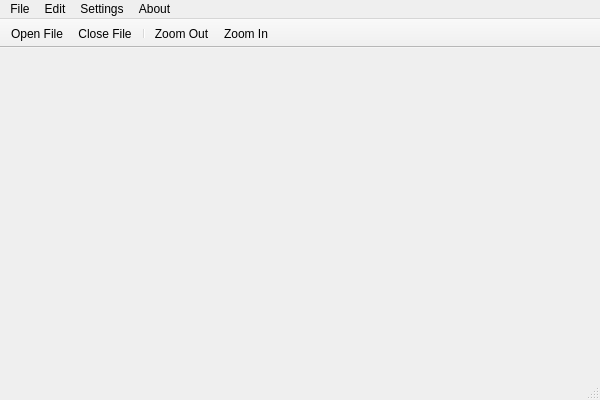
<?xml version="1.0" encoding="UTF-8"?>
<ui version="4.0">
 <class>MainWindow</class>
 <widget class="QMainWindow" name="MainWindow">
  <property name="enabled">
   <bool>true</bool>
  </property>
  <property name="geometry">
   <rect>
    <x>0</x>
    <y>0</y>
    <width>600</width>
    <height>400</height>
   </rect>
  </property>
  <property name="focusPolicy">
   <enum>Qt::NoFocus</enum>
  </property>
  <property name="contextMenuPolicy">
   <enum>Qt::NoContextMenu</enum>
  </property>
  <property name="acceptDrops">
   <bool>true</bool>
  </property>
  <property name="windowTitle">
   <string extracomment="application name">File Monitor</string>
  </property>
  <property name="toolButtonStyle">
   <enum>Qt::ToolButtonIconOnly</enum>
  </property>
  <property name="animated">
   <bool>false</bool>
  </property>
  <property name="documentMode">
   <bool>false</bool>
  </property>
  <property name="unifiedTitleAndToolBarOnMac">
   <bool>false</bool>
  </property>
  <widget class="QWidget" name="central_widget"/>
  <widget class="QStatusBar" name="status_bar">
   <property name="contextMenuPolicy">
    <enum>Qt::NoContextMenu</enum>
   </property>
  </widget>
  <widget class="QToolBar" name="tool_bar">
   <property name="windowTitle">
    <string>Toolbar</string>
   </property>
   <property name="movable">
    <bool>false</bool>
   </property>
   <property name="allowedAreas">
    <set>Qt::NoToolBarArea</set>
   </property>
   <property name="floatable">
    <bool>false</bool>
   </property>
   <attribute name="toolBarArea">
    <enum>TopToolBarArea</enum>
   </attribute>
   <attribute name="toolBarBreak">
    <bool>false</bool>
   </attribute>
   <addaction name="action_file_open"/>
   <addaction name="action_file_close"/>
   <addaction name="separator"/>
   <addaction name="action_file_zoom_out"/>
   <addaction name="action_file_zoom_in"/>
  </widget>
  <widget class="QMenuBar" name="menuBar">
   <property name="geometry">
    <rect>
     <x>0</x>
     <y>0</y>
     <width>600</width>
     <height>21</height>
    </rect>
   </property>
   <widget class="QMenu" name="menu_file">
    <property name="title">
     <string>File</string>
    </property>
    <addaction name="action_file_open"/>
    <addaction name="action_file_close"/>
    <addaction name="separator"/>
    <addaction name="action_save_session"/>
    <addaction name="action_restore_session"/>
   </widget>
   <widget class="QMenu" name="menu_edit">
    <property name="title">
     <string>Edit</string>
    </property>
    <addaction name="action_file_zoom_in"/>
    <addaction name="action_file_zoom_out"/>
   </widget>
   <widget class="QMenu" name="menu_settings">
    <property name="title">
     <string>Settings</string>
    </property>
    <widget class="QMenu" name="menu_images">
     <property name="title">
      <string>Images</string>
     </property>
     <property name="icon">
      <iconset resource="../resources.qrc">
       <normaloff>:/icons/image.png</normaloff>:/icons/image.png</iconset>
     </property>
     <addaction name="action_transparent_background"/>
    </widget>
    <widget class="QMenu" name="menu_text">
     <property name="title">
      <string>Text</string>
     </property>
     <property name="icon">
      <iconset resource="../resources.qrc">
       <normaloff>:/icons/text.png</normaloff>:/icons/text.png</iconset>
     </property>
     <addaction name="action_word_wrap"/>
     <addaction name="action_indent_xml"/>
    </widget>
    <widget class="QMenu" name="menu_common">
     <property name="title">
      <string>Common</string>
     </property>
     <property name="icon">
      <iconset resource="../resources.qrc">
       <normaloff>:/icons/common.png</normaloff>:/icons/common.png</iconset>
     </property>
     <addaction name="action_jump_to_change"/>
     <addaction name="action_close_deleted_files"/>
    </widget>
    <addaction name="menu_images"/>
    <addaction name="menu_text"/>
    <addaction name="menu_common"/>
   </widget>
   <widget class="QMenu" name="menu_about">
    <property name="title">
     <string>About</string>
    </property>
    <addaction name="action_about_file_monitor"/>
   </widget>
   <addaction name="menu_file"/>
   <addaction name="menu_edit"/>
   <addaction name="menu_settings"/>
   <addaction name="menu_about"/>
  </widget>
  <action name="action_file_open">
   <property name="icon">
    <iconset resource="../resources.qrc">
     <normaloff>:/icons/file_open.png</normaloff>:/icons/file_open.png</iconset>
   </property>
   <property name="text">
    <string>&amp;Open File</string>
   </property>
   <property name="statusTip">
    <string>Open a new file.</string>
   </property>
   <property name="shortcut">
    <string>Ctrl+O</string>
   </property>
  </action>
  <action name="action_file_close">
   <property name="icon">
    <iconset resource="../resources.qrc">
     <normaloff>:/icons/file_close.png</normaloff>:/icons/file_close.png</iconset>
   </property>
   <property name="text">
    <string>&amp;Close File</string>
   </property>
   <property name="statusTip">
    <string>Close the current file.</string>
   </property>
   <property name="shortcut">
    <string>Ctrl+W</string>
   </property>
  </action>
  <action name="action_file_zoom_in">
   <property name="icon">
    <iconset resource="../resources.qrc">
     <normaloff>:/icons/file_zoom_in.png</normaloff>:/icons/file_zoom_in.png</iconset>
   </property>
   <property name="text">
    <string>Zoom In</string>
   </property>
   <property name="statusTip">
    <string>Zoom into the current file.</string>
   </property>
   <property name="shortcut">
    <string>Ctrl+=</string>
   </property>
  </action>
  <action name="action_file_zoom_out">
   <property name="icon">
    <iconset resource="../resources.qrc">
     <normaloff>:/icons/file_zoom_out.png</normaloff>:/icons/file_zoom_out.png</iconset>
   </property>
   <property name="text">
    <string>Zoom Out</string>
   </property>
   <property name="statusTip">
    <string>Zoom out of the current file.</string>
   </property>
   <property name="shortcut">
    <string>Ctrl+-</string>
   </property>
  </action>
  <action name="action_about_file_monitor">
   <property name="icon">
    <iconset resource="../resources.qrc">
     <normaloff>:/icons/about.png</normaloff>:/icons/about.png</iconset>
   </property>
   <property name="text">
    <string>About File Monitor</string>
   </property>
  </action>
  <action name="action_transparent_background">
   <property name="checkable">
    <bool>true</bool>
   </property>
   <property name="checked">
    <bool>true</bool>
   </property>
   <property name="text">
    <string>Transparent Background</string>
   </property>
  </action>
  <action name="action_word_wrap">
   <property name="checkable">
    <bool>true</bool>
   </property>
   <property name="text">
    <string>Word Wrap</string>
   </property>
  </action>
  <action name="action_save_session">
   <property name="icon">
    <iconset resource="../resources.qrc">
     <normaloff>:/icons/session_save.png</normaloff>:/icons/session_save.png</iconset>
   </property>
   <property name="text">
    <string>Save Session</string>
   </property>
   <property name="shortcut">
    <string>Ctrl+S</string>
   </property>
  </action>
  <action name="action_restore_session">
   <property name="icon">
    <iconset resource="../resources.qrc">
     <normaloff>:/icons/session_load.png</normaloff>:/icons/session_load.png</iconset>
   </property>
   <property name="text">
    <string>Restore Session</string>
   </property>
   <property name="shortcut">
    <string>Ctrl+R</string>
   </property>
  </action>
  <action name="action_close_deleted_files">
   <property name="checkable">
    <bool>true</bool>
   </property>
   <property name="text">
    <string>Close Deleted Files</string>
   </property>
  </action>
  <action name="action_jump_to_change">
   <property name="checkable">
    <bool>true</bool>
   </property>
   <property name="text">
    <string>Jump To Change</string>
   </property>
  </action>
  <action name="action_indent_xml">
   <property name="checkable">
    <bool>true</bool>
   </property>
   <property name="text">
    <string>Format XML</string>
   </property>
  </action>
 </widget>
 <layoutdefault spacing="6" margin="11"/>
 <resources>
  <include location="../resources.qrc"/>
 </resources>
 <connections/>
</ui>
